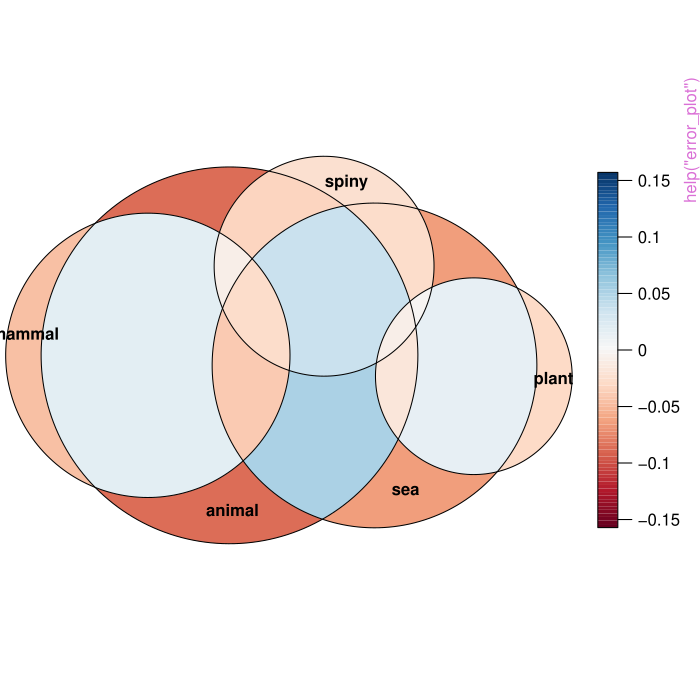

R code for this plot:
pkgname <- "eulerr"
source(file.path(R.home("share"), "R", "examples-header.R"))
options(warn = 1)
library('eulerr')

base::assign(".oldSearch", base::search(), pos = 'CheckExEnv')
base::assign(".old_wd", base::getwd(), pos = 'CheckExEnv')
cleanEx()
nameEx("error_plot")
### * error_plot

flush(stderr()); flush(stdout())

### Name: error_plot
### Title: Error plot for 'euler' objects
### Aliases: error_plot

### ** Examples

error_plot(euler(organisms), quantities = FALSE)



cleanEx()
nameEx("euler")
### * euler

flush(stderr()); flush(stdout())

### Name: euler
### Title: Area-proportional Euler diagrams
### Aliases: euler euler.default euler.data.frame euler.matrix euler.table
###   euler.list

### ** Examples

# Fit a diagram with circles
combo <- c(A = 2, B = 2, C = 2, "A&B" = 1, "A&C" = 1, "B&C" = 1)
fit1 <- euler(combo)

# Investigate the fit
fit1

# Refit using ellipses instead
fit2 <- euler(combo, shape = "ellipse")

# Investigate the fit again (which is now exact)
fit2

# Plot it
plot(fit2)

# A set with no perfect solution
euler(c(
  "a" = 3491, "b" = 3409, "c" = 3503,
  "a&b" = 120, "a&c" = 114, "b&c" = 132,
  "a&b&c" = 50
))


# Using grouping via the 'by' argument through the data.frame method
euler(fruits, by = list(sex, age))


# Using the matrix method
euler(organisms)

# Using weights
euler(organisms, weights = c(10, 20, 5, 4, 8, 9, 2))

# The table method
euler(pain, factor_names = FALSE)

# A euler diagram from a list of sample spaces (the list method)
euler(plants[c("erigenia", "solanum", "cynodon")])



cleanEx()
nameEx("eulerr_options")
### * eulerr_options

flush(stderr()); flush(stdout())

### Name: eulerr_options
### Title: Get or set global graphical parameters for eulerr
### Aliases: eulerr_options

### ** Examples

eulerr_options(edges = list(col = "blue"), fontsize = 10)
eulerr_options(n_threads = 2)



cleanEx()
nameEx("plot.euler")
### * plot.euler

flush(stderr()); flush(stdout())

### Name: plot.euler
### Title: Plot Euler and Venn diagrams
### Aliases: plot.euler plot.venn

### ** Examples

fit <- euler(c("A" = 10, "B" = 5, "A&B" = 3))

# Customize colors, remove borders, bump alpha, color labels white
plot(fit,
     fills = list(fill = c("red", "steelblue4"), alpha = 0.5),
     labels = list(col = "white", font = 4))

# Add quantities to the plot
plot(fit, quantities = TRUE)

# Add a custom legend and retain quantities
plot(fit, quantities = TRUE, legend = list(labels = c("foo", "bar")))

# Plot without fills and distinguish sets with border types instead
plot(fit, fills = "transparent", lty = 1:2)

# Save plot parameters to plot using some other method
diagram_description <- plot(fit)

# Plots using 'by' argument
plot(euler(fruits[, 1:4], by = list(sex)), legend = TRUE)



cleanEx()
nameEx("print.euler")
### * print.euler

flush(stderr()); flush(stdout())

### Name: print.euler
### Title: Print a summary of an Euler diagram
### Aliases: print.euler

### ** Examples

euler(organisms)



cleanEx()
nameEx("print.venn")
### * print.venn

flush(stderr()); flush(stdout())

### Name: print.venn
### Title: Print a summary of a Venn diagram
### Aliases: print.venn

### ** Examples

venn(organisms)



cleanEx()
nameEx("venn")
### * venn

flush(stderr()); flush(stdout())

### Name: venn
### Title: Venn diagrams
### Aliases: venn venn.default venn.table venn.data.frame venn.matrix
###   venn.list

### ** Examples

# The trivial version
f1 <- venn(5, names = letters[1:5])
plot(f1)

# Using data (a numeric vector)
f2 <- venn(c(A = 1, "B&C" = 3, "A&D" = 0.3))

# The table method
venn(pain, factor_names = FALSE)

# Using grouping via the 'by' argument through the data.frame method
venn(fruits, by = list(sex, age))


# Using the matrix method
venn(organisms)

# Using weights
venn(organisms, weights = c(10, 20, 5, 4, 8, 9, 2))

# A venn diagram from a list of sample spaces (the list method)
venn(plants[c("erigenia", "solanum", "cynodon")])



### * <FOOTER>
###
cleanEx()
options(digits = 7L)
base::cat("Time elapsed: ", proc.time() - base::get("ptime", pos = 'CheckExEnv'),"\n")
grDevices::dev.off()
###
### Local variables: ***
### mode: outline-minor ***
### outline-regexp: "\\(> \\)?### [*]+" ***
### End: ***
quit('no')
